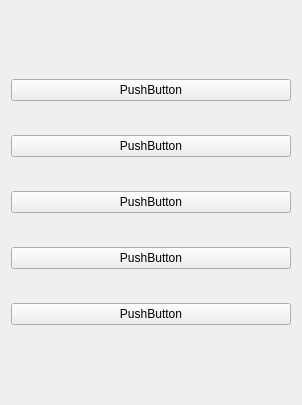
<?xml version="1.0" encoding="UTF-8"?>
<ui version="4.0">
 <class>Ventana</class>
 <widget class="QWidget" name="Ventana">
  <property name="geometry">
   <rect>
    <x>0</x>
    <y>0</y>
    <width>302</width>
    <height>405</height>
   </rect>
  </property>
  <property name="windowTitle">
   <string>Ventana</string>
  </property>
  <layout class="QGridLayout" name="gridLayout_2">
   <item row="1" column="0">
    <layout class="QGridLayout" name="gridLayout">
     <item row="5" column="0">
      <widget class="Boton" name="pushButton_5">
       <property name="text">
        <string>PushButton</string>
       </property>
      </widget>
     </item>
     <item row="0" column="0">
      <widget class="Boton" name="pushButton">
       <property name="text">
        <string>PushButton</string>
       </property>
      </widget>
     </item>
     <item row="2" column="0">
      <widget class="Boton" name="pushButton_3">
       <property name="text">
        <string>PushButton</string>
       </property>
      </widget>
     </item>
     <item row="3" column="0">
      <widget class="Boton" name="pushButton_4">
       <property name="text">
        <string>PushButton</string>
       </property>
      </widget>
     </item>
     <item row="1" column="0">
      <widget class="Boton" name="pushButton_2">
       <property name="text">
        <string>PushButton</string>
       </property>
      </widget>
     </item>
     <item row="6" column="0">
      <spacer name="verticalSpacer">
       <property name="orientation">
        <enum>Qt::Vertical</enum>
       </property>
       <property name="sizeType">
        <enum>QSizePolicy::Minimum</enum>
       </property>
       <property name="sizeHint" stdset="0">
        <size>
         <width>20</width>
         <height>40</height>
        </size>
       </property>
      </spacer>
     </item>
    </layout>
   </item>
   <item row="0" column="0">
    <spacer name="verticalSpacer_2">
     <property name="orientation">
      <enum>Qt::Vertical</enum>
     </property>
     <property name="sizeType">
      <enum>QSizePolicy::Maximum</enum>
     </property>
     <property name="sizeHint" stdset="0">
      <size>
       <width>20</width>
       <height>40</height>
      </size>
     </property>
    </spacer>
   </item>
  </layout>
 </widget>
 <customwidgets>
  <customwidget>
   <class>Boton</class>
   <extends>QPushButton</extends>
   <header>boton.h</header>
  </customwidget>
 </customwidgets>
 <resources/>
 <connections/>
</ui>
